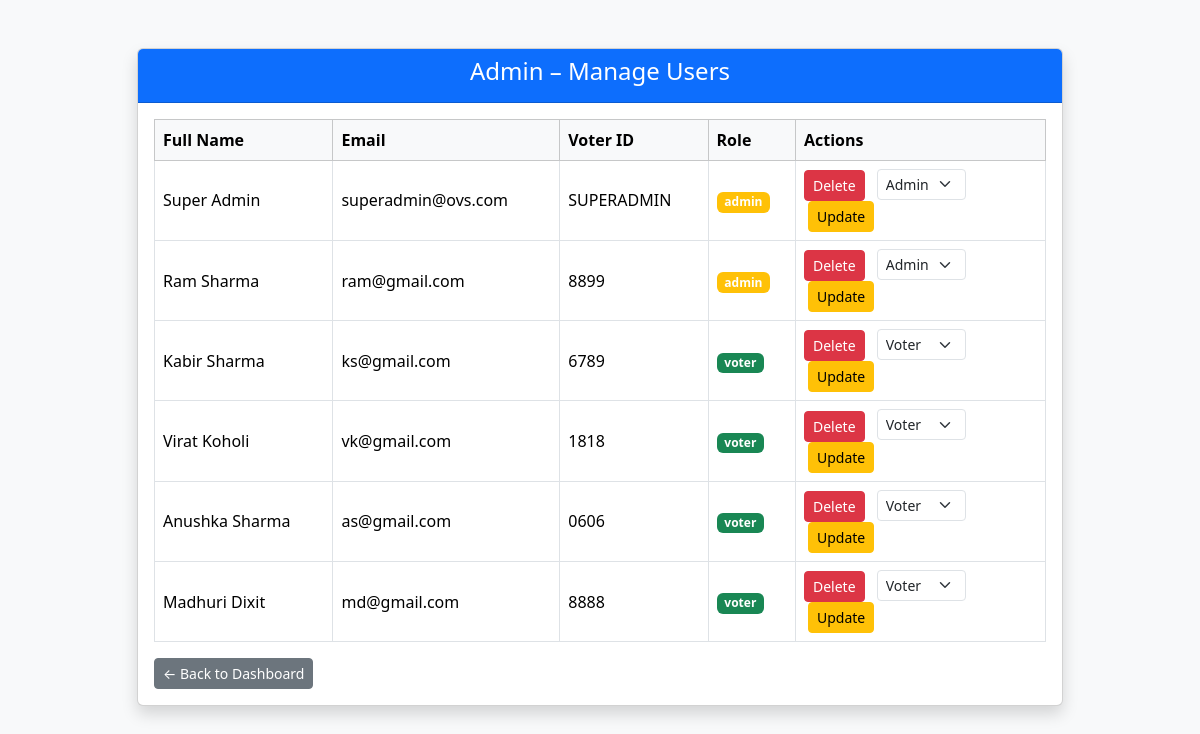
The app's page /admin/users (signed in) with its own data.
### tables this page shows
CREATE TABLE users (
            id INTEGER PRIMARY KEY AUTOINCREMENT,
            full_name TEXT NOT NULL,
            email TEXT UNIQUE NOT NULL,
            password TEXT NOT NULL,
            aadhaar_number TEXT UNIQUE NOT NULL,
            voter_id TEXT UNIQUE NOT NULL,
            role TEXT CHECK(role IN ('voter', 'admin')) NOT NULL
        );

### app.py (the view)
@app.route("/admin/users")
@admin_required
@login_required
def admin_users():
    conn = get_db_connection()
    users = conn.execute("""
        SELECT id, full_name, email, voter_id, role
        FROM users
        WHERE id != ?
    """, (session["user_id"],)).fetchall()
    conn.close()
    return render_template("admin/admin_users.html", users=users)

### app.py (called while the page is built)
def get_db_connection():
    conn = sqlite3.connect(DATABASE)
    conn.row_factory = sqlite3.Row
    return conn

def login_required(view_func):
    @wraps(view_func)
    def wrapper(*args, **kwargs):
        if "user_id" not in session:
            flash("Please login first", "danger")
            return redirect(url_for("login"))
        return view_func(*args, **kwargs)
    return wrapper

def admin_required(view_func):
    @wraps(view_func)
    def wrapper(*args, **kwargs):
        if "user_id" not in session:
            flash("Please login first", "danger")
            return redirect(url_for("login"))
        if session.get("role") != "admin":
            flash("Admin access required", "danger")
            return redirect(url_for("login"))
        return view_func(*args, **kwargs)
    return wrapper

### templates/admin/admin_users.html (shortened to what this page needs)
<!DOCTYPE html>
<html lang="en">
<head>
    <link href="https://cdn.jsdelivr.net/npm/bootstrap@5.3.2/dist/css/bootstrap.min.css" rel="stylesheet">
</head>
<body class="bg-light">
<div class="container mt-5">
    <div class="row justify-content-center">
        <div class="col-md-10">
            <div class="card shadow">
                <div class="card-header bg-primary text-white text-center">
                    <h4>Admin – Manage Users</h4>
                </div>
                <div class="card-body">
                    <table class="table table-bordered table-hover align-middle">
                        <thead class="table-light">
                            <tr>
                                <th>Full Name</th>
                                <th>Email</th>
                                <th>Voter ID</th>
                                <th>Role</th>
                                <th style="width: 250px;">Actions</th>
                            </tr>
                        </thead>
                        <tbody>
                        {% for user in users %}
                            <tr>
                                <td>{{ user.full_name }}</td>
                                <td>{{ user.email }}</td>
                                <td>{{ user.voter_id }}</td>
                                <td>
                                    <span class="badge {% if user.role == 'admin' %}bg-warning{% else %}bg-success{% endif %}">
                                        {{ user.role }}
                                    </span>
                                </td>
                                <td>
                                    <form action="/admin/delete-user/{{ user.id }}" method="POST" class="d-inline">
                                        <button class="btn btn-danger btn-sm"
                                                onclick="return confirm('Are you sure you want to delete this user?')">
                                            Delete
                                        </button>
                                    </form>
                                    <form action="/admin/update-role/{{ user.id }}" method="POST" class="d-inline ms-2">
                                        <select name="role" class="form-select form-select-sm d-inline w-auto">
                                            <option value="voter" {% if user.role == 'voter' %}selected{% endif %}>
                                                Voter
                                            </option>
                                            <option value="admin" {% if user.role == 'admin' %}selected{% endif %}>
                                                Admin
                                            </option>
                                        </select>
                                        <button class="btn btn-warning btn-sm ms-1">
                                            Update
                                        </button>
                                    </form>
                                </td>
                            </tr>
                        {% endfor %}
                        </tbody>
                    </table>
                    <div class="mt-3">
                        <a href="/admin" class="btn btn-secondary btn-sm">← Back to Dashboard</a>
                    </div>
                </div>
            </div>
        </div>
    </div>
</div>
</body>
</html>

### records on screen
users: full_name "Super Admin", email "superadmin@ovs.com", voter_id "SUPERADMIN", role "admin", role "Admin"
users: full_name "Ram Sharma", email "ram@gmail.com", voter_id "8899", role "admin", role "Admin"
users: full_name "Kabir Sharma", email "ks@gmail.com", voter_id "6789", role "voter", role "Voter"
users: full_name "Virat Koholi", email "vk@gmail.com", voter_id "1818", role "voter", role "Voter"
users: full_name "Anushka Sharma", email "as@gmail.com", voter_id "0606", role "voter", role "Voter"
users: full_name "Madhuri Dixit", email "md@gmail.com", voter_id "8888", role "voter", role "Voter"
